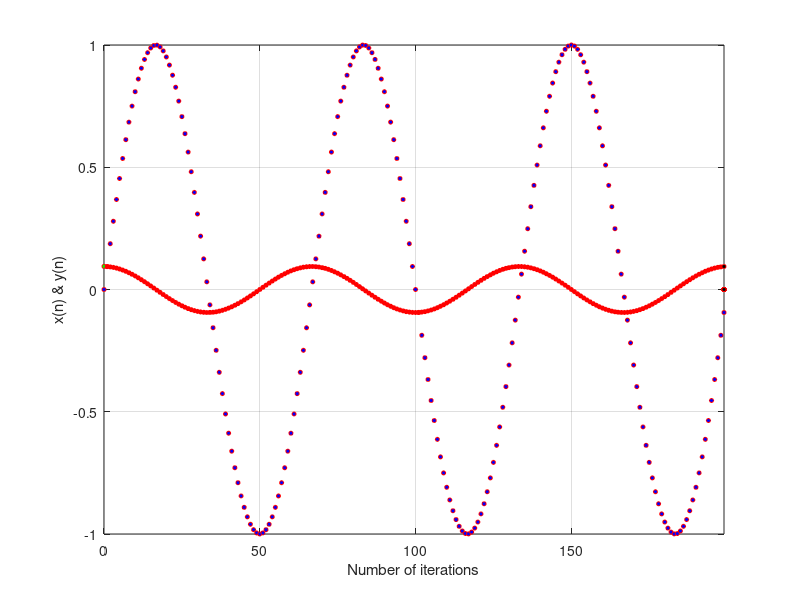

This chart was generated by the following MATLAB code:
%% Number 5
for n = 0:199
    X = sin(((3*pi)/100)*n);
     b = plot(n,X, '-or', 'markersize',3,'markerfacecolor','b');
    hold on
end

for n = 0:199
    if n == 0
        y1 = (-1.5*(sin(((3*pi)/100)*n)))+(2*(sin(((3*pi)/100)*(n+1))))-(0.5*(sin(((3*pi)/100)*(n+2))))
        plot(n,y1,'-or', 'markersize',3,'markerfacecolor','g')
        hold on
    elseif (n>0) && (n<=198)
        y2 = 0.5*(sin(((3*pi)/100)*(n+1)))-(0.5*(sin(((3*pi)/100)*(n-1))))
        plot(n,y2,'-or', 'markersize',3,'markerfacecolor','r')
        hold on
    elseif n == 199
        y3(n) = (1.5*(sin(((3*pi)/100)*n)))-(2*(sin(((3*pi)/100)*(n-1))))+(0.5*(sin(((3*pi)/100)*(n-2))))
        plot(n,y3,'-or', 'markersize',3,'markerfacecolor','k')
        hold on
    end
end

xlabel 'Number of iterations'
ylabel 'x(n) & y(n)'
grid on
axis tight